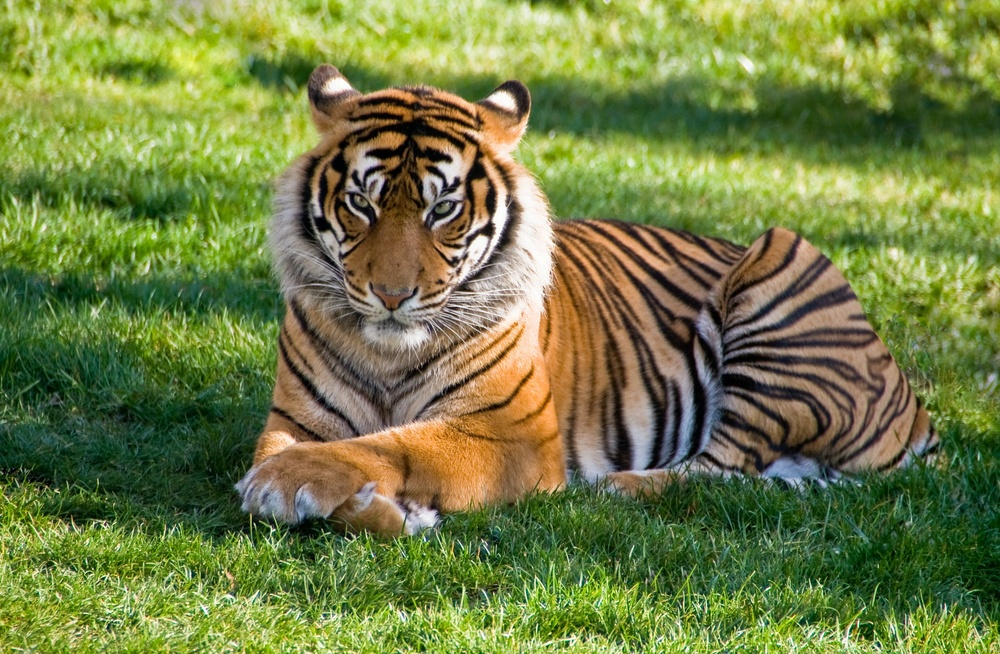
#> input picture Tiger.jpeg, 1000 x 654 px, shrunk from 2292 x 1500 before the run, found by its file name
$ python Image_Thresholding.py
#> lines starting #> are read from the running program, lines starting #| are printed output that depends on the picture; after the words box and inside, x2 and y2 are one past the last pixel; in counts of white or black regions, pixels touching at a corner belong together
import cv2
import numpy as np
from matplotlib import pyplot as plt

# Load Image
img = cv2.imread("C:\\Users\\Acer\\Desktop\\Tiger.jpeg")
#> img is the input picture: shape (654, 1000, 3); mean B, G, R 68.1, 126.5, 114.6

# Convert to grayscale
img_gray = cv2.cvtColor(img, cv2.COLOR_BGR2GRAY)
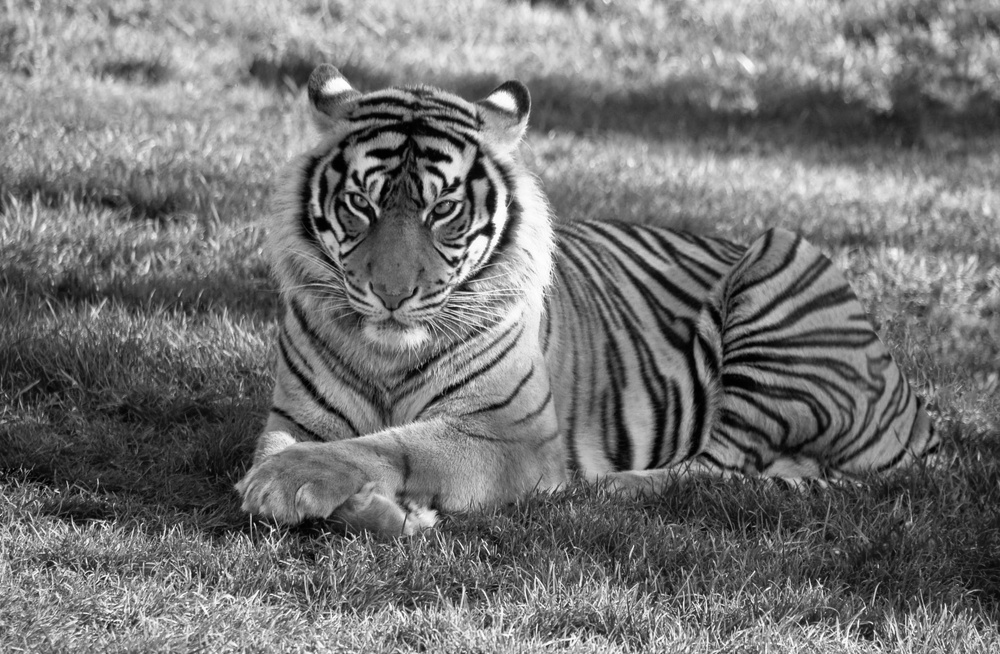
#> img_gray: shape (654, 1000); min 0, max 255, mean 116.3

# Apply Binary Thresholding
_, threshold1 = cv2.threshold(img_gray, 100, 255, cv2.THRESH_BINARY)
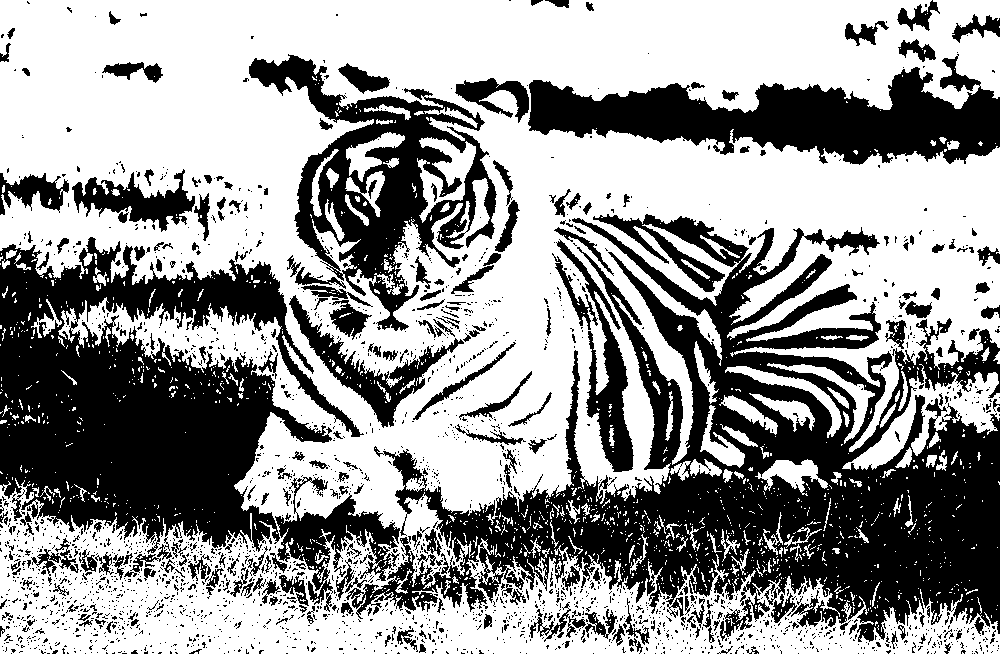
#> threshold1: shape (654, 1000); 59.3% white; 2398 black regions (2127 under 20 px), largest, box (x1, y1, x2, y2) and area: (346, 214, 1000, 642) 104511, (0, 237, 364, 554) 61490, (528, 54, 1000, 165) 25252

# Apply adaptive mean thresholding
threshold2 = cv2.adaptiveThreshold(img_gray, 255, cv2.ADAPTIVE_THRESH_MEAN_C, cv2.THRESH_BINARY, 63, 14)
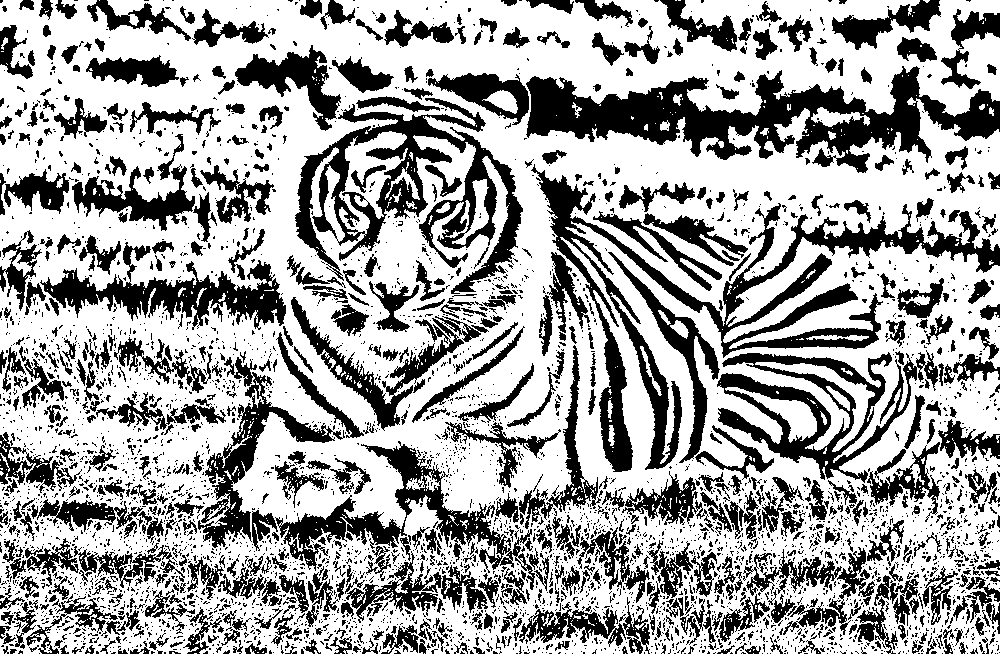
#> threshold2: shape (654, 1000); 64.4% white; 4165 black regions (3483 under 20 px), largest, box (x1, y1, x2, y2) and area: (531, 164, 1000, 472) 20676, (526, 66, 1000, 173) 20328, (295, 98, 523, 294) 14112

# Apply adaptive gaussian thresholding
threshold3 = cv2.adaptiveThreshold(img_gray, 255, cv2.ADAPTIVE_THRESH_GAUSSIAN_C, cv2.THRESH_BINARY, 49, 10)
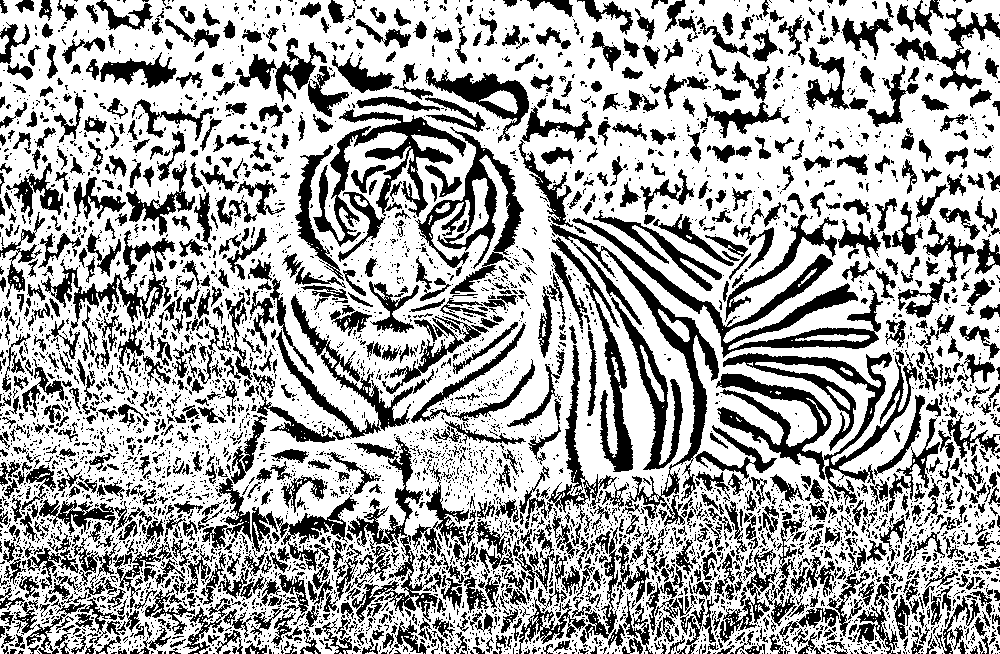
#> threshold3: shape (654, 1000); 65.5% white; 5006 black regions (3833 under 20 px), largest, box (x1, y1, x2, y2) and area: (716, 351, 917, 505) 8627, (572, 218, 883, 358) 6074, (313, 109, 466, 247) 5127

# Display all images side by side
plt.figure(figsize=(20,8))

# For Binary Thresholding
plt.subplot(1,3,1)
plt.imshow(threshold1, cmap='gray')
plt.title('Binary Thresholding')
plt.axis('off')

# For Adaptive Mean Thresholding
plt.subplot(1,3,2)
plt.imshow(threshold2, cmap='gray')
plt.title('Adaptive Mean Thresholding')
plt.axis('off')

# For Adaptive Gaussian Thresholding
plt.subplot(1,3,3)
plt.imshow(threshold3, cmap='gray')
plt.title('Adaptive Gaussian Thresholding')
plt.axis('off')

# To display all images
plt.show()
